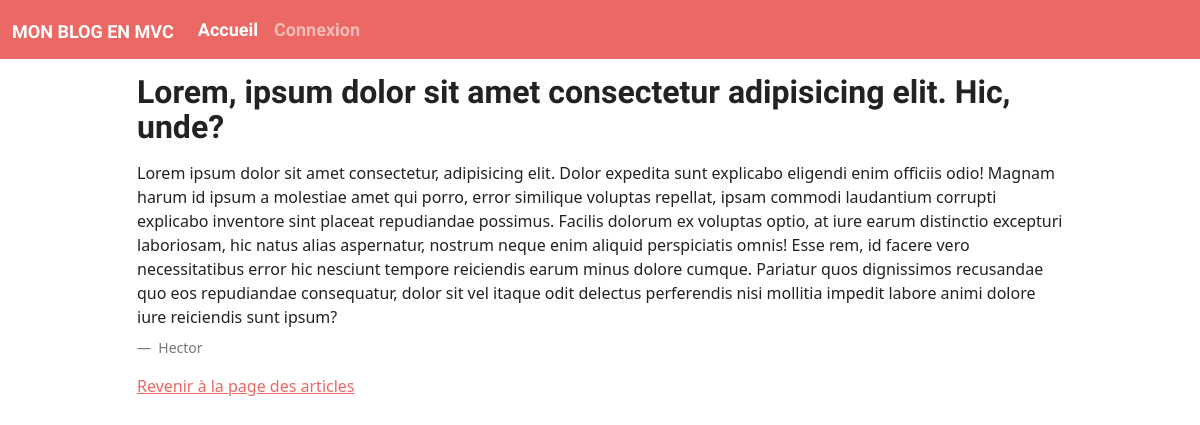
The app's page /?page=post.show&id=1 with its own data.
### tables this page shows
CREATE TABLE `post` (
  `id` int(11) NOT NULL,
  `title` varchar(255) NOT NULL,
  `content` text NOT NULL,
  `user` varchar(255) NOT NULL,
  `date` datetime NOT NULL DEFAULT CURRENT_TIMESTAMP
);

### controller/postController.php (called while the page is built, shortened)
<?php
function show(int $id)
{
    require dirname(__DIR__) . '/model/postRepository.php';
    $post = findOneById($id);
    return render('show', compact('post'));
}
function render($view, $datas)
{
    extract($datas);
    require dirname(__DIR__) . '/view/post/' . $view . '.php';
    require dirname(__DIR__) . '/view/base.php';
}

### model/postRepository.php (called while the page is built, shortened)
<?php
function getConnection(): PDO
{
    try {
        $options = [
            PDO::ATTR_ERRMODE => PDO::ERRMODE_EXCEPTION,
            PDO::MYSQL_ATTR_INIT_COMMAND => "SET NAMES utf8"
        ];
        return new PDO('mysql:host=localhost;dbname=simplon_blog', 'root', '', $options);
    } catch (PDOException $e) {
        print_r("Erreur lors de la connexion (message = $e->getMessage() )<br>");
        die();
    }
}
function findOneById(int $id): array
{
    $db = getConnection();
    $query = $db->prepare(
        'SELECT *
        FROM post
        WHERE id = :id
        ORDER BY date DESC'
    );
    $query->bindParam(':id', $id, PDO::PARAM_INT);
    $query->execute();
    $post = $query->fetch();
    return $post;
}

### view/post/show.php (the view)
<div class="row">
    <div class="col-10 m-auto mt-3">
        <div class="bs-component">
            <h2 class="mb-3"><?= htmlentities($post['title']) ?></h2>
            <p><?= nl2br(htmlentities($post['content'])) ?></p>
            <figcaption class="blockquote-footer pt-2">
                <?= $post['user'] ?>
            </figcaption>
            <div><a href="?">Revenir à la page des articles</a></div>
        </div>
    </div>
</div>

### records on screen
post: title "Lorem, ipsum dolor sit amet consectetur adipisicing elit. Hic, unde?", content "Lorem ipsum dolor sit amet consectetur, adipisicing elit. Dolor expedita sunt explicabo eligendi enim officiis odio! Magnam harum id ipsum a molestiae amet qui porro, error similique voluptas repellat, ipsam commodi laudantium corrupti explicabo inventore sint placeat repudiandae possimus. Facilis dolorum ex voluptas optio, at iure earum distinctio excepturi laboriosam, hic natus alias aspernatur, nostrum neque enim aliquid perspiciatis omnis! Esse rem, id facere vero necessitatibus error hic nesciunt tempore reiciendis earum minus dolore cumque. Pariatur quos dignissimos recusandae quo eos repudiandae consequatur, dolor sit vel itaque odit delectus perferendis nisi mollitia impedit labore…", user "Hector"
